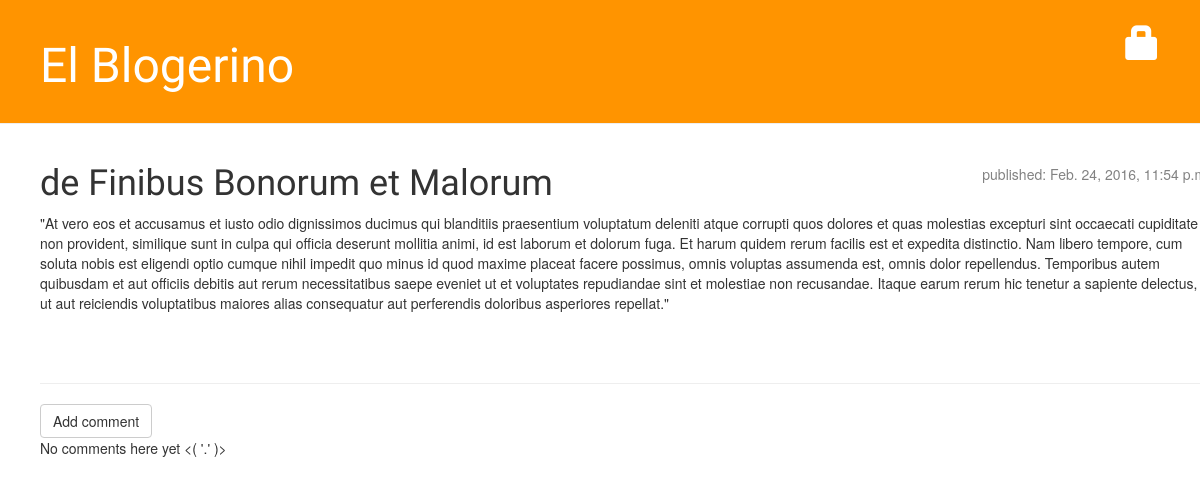
Page /post/6/ on the committed database.
### blog/models.py (models this page shows, shortened)
class Post(models.Model):
    author = models.ForeignKey('auth.User')
    title = models.CharField(max_length=200)
    text = models.TextField()
    created_date = models.DateTimeField(default=timezone.now())
    published_date = models.DateTimeField(blank=True, null=True)

### blog/views.py (the view)
# urls.py: url(r'^post/(?P<post_id>\d+)/$', views.post_detail, name='post_detail'),
def post_detail(request, post_id):
    post = get_object_or_404(Post, pk=post_id)
    return render(request, 'blog/post_detail.html', {'post': post})

### blog/templates/blog/post_detail.html (shortened to what this page needs)
{% extends 'blog/base.html' %}
{% block content %}
  <div class="post">
    <div class="date">
      {% if post.published_date %}
        published: {{ post.published_date }}
      {% else %}
        <a href="{% url 'blog.views.post_publish' post_id=post.pk %}" class="btn btn-default">Publish</a>
      {% endif %}
    </div>
    <h1>{{ post.title }}</h1>
    <p>{{ post.text|linebreaks }}</p>
  </div>
  <hr>
  <a href="{% url 'add_comment_to_post' post_id=post.pk %}" class="btn btn-default">Add comment</a>
  {% for comment in post.comments.all %}
    {% if user.is_authenticated or comment.approved_comment %}
      <div class="comment">
        <div class="date">
          {{ comment.create_date }}
          {% if not comment.approved_comment %}
            <a href="{% url 'comment_remove' comment_id=comment.pk %}" class="btn btn-default">
              <span class="glyphicon glyphicon-remove"></span>
            </a>
            <a href="{% url 'comment_approve' comment_id=comment.pk %}" class="btn btn-default">
              <span class="glyphicon glyphicon-ok"></span>
            </a>
          {% endif %}
        </div>
        <strong>{{ comment.author }}</strong>
        <p>{{ comment.text|linebreaks }}</p>
      </div>
    {% endif %}
  {% empty %}
    <p>No comments here yet <( '.' )></p>
  {% endfor %}
{% endblock %}

### rows in the picture
Post: published_date "Feb. 24, 2016, 11:54…", title "de Finibus Bonorum et Malorum", text "\"At vero eos et accusamus et iusto odio dignissimos ducimus qui blanditiis praesentium voluptatum deleniti atque corrupti quos dolores et quas molestias excepturi sint occaecati cupiditate non provident, similique sunt in culpa qui officia deserunt mollitia animi, id est laborum et dolorum fuga. Et harum quidem rerum facilis est et expedita distinctio. Nam libero tempore, cum soluta nobis est eligendi optio cumque nihil impedit quo minus id quod maxime placeat facere possimus, omnis voluptas assumenda est, omnis dolor repellendus. Temporibus autem quibusdam et aut officiis debitis aut rerum necessitatibus saepe eveniet ut et voluptates repudiandae sint et molestiae non recusandae. Itaque…"
